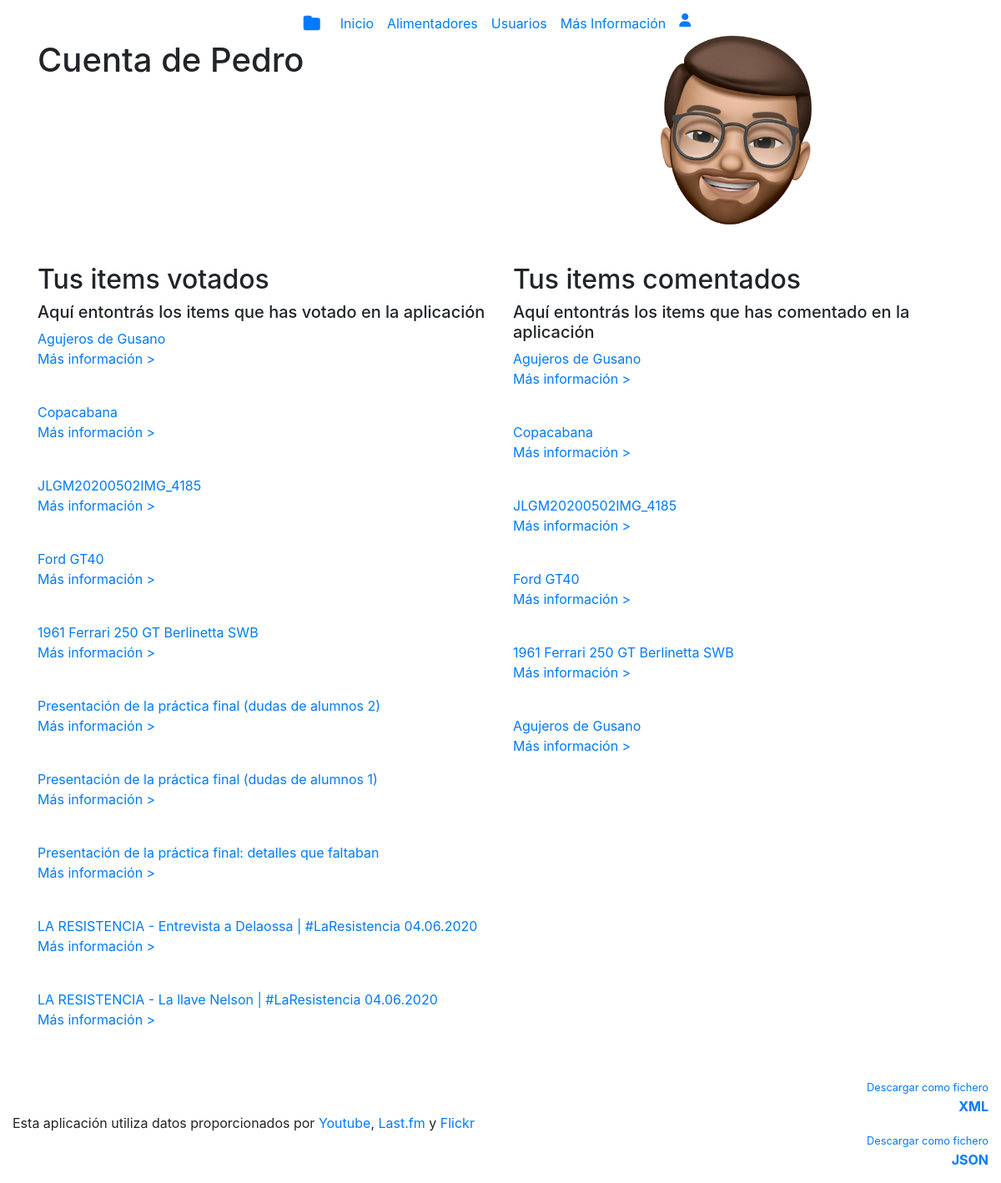
Screenshot of /MisCosas/user/Pedro with the database file from the repository.
### MisCosas/models.py (models this page shows, shortened)
class Users(models.Model):
    username = models.CharField(max_length=64, default="")
    email = models.EmailField(max_length=64, default="")
    password = models.CharField(max_length=64, default="")
    image = models.ImageField(upload_to='Users', null=True, default="")
    tamañoletra = models.CharField(max_length=64, default="")
    estilo = models.CharField(max_length=64, default="")

class Voto(models.Model):
    usuario = models.ForeignKey(Users, on_delete=models.CASCADE)
    item = models.ForeignKey(Item, on_delete=models.CASCADE)
    estado = models.CharField(max_length=64, default="")

class Item(models.Model):
    nombre = models.CharField(max_length=64, default="")
    enlace = models.CharField(max_length=64, default="yo ")
    itemId = models.CharField(max_length=64, default="")
    fotoItem = models.CharField(max_length=64, default="")
    descripcion = models.TextField(blank=False, default="")
    votosPositivos = models.IntegerField(default=0)
    votosNegativos = models.IntegerField(default=0)
    votosTotales = models.IntegerField(default=0)
    alimentador = models.ForeignKey(Alimentador, null=True, on_delete=models.CASCADE)
    def __str__(self):
        return self.nombre

class Comentario(models.Model):
    usuario = models.ForeignKey(Users, on_delete=models.CASCADE)
    fecha = models.DateTimeField(default=timezone.now)
    cuerpo = models.TextField(blank=False)
    item = models.ForeignKey(Item, on_delete=models.CASCADE)
    imagen = models.ImageField(upload_to='Comments', null=True, default="")

### MisCosas/views.py (the view, shortened to what this page needs)
# urls.py: path('user/<str:llave>',views.user, name='user'),
def user(request, llave):
    users = Users.objects.get(username = llave)
    itemsComentados = Comentario.objects.filter(usuario = users)
    itemsVotados = Voto.objects.filter(usuario=users)
    form = LoginForm()
    form2 = changePhoto()
    context = {'users': users,
               'form': form,
               'itemscomentados': itemsComentados,
                'itemsvotados': itemsVotados,
               'form2':form2}
    if users.username == request.user.username:
        sameuser = True
        context['sameuser'] = sameuser
    if request.method == "GET":
        format = request.GET.get('format')
        if format == 'xml':
            return render(request, 'MisCosas/perfil.xml', context, content_type='text/xml')
        if format == 'json':
            list = [users,*itemsComentados,*itemsVotados]
            lista = serializers.serialize('json', list)
            return HttpResponse(lista, content_type="application/json")
    return render(request, 'MisCosas/perfil.html', context)

### MisCosas/templates/MisCosas/perfil.html (shortened to what this page needs)
{% extends 'MisCosas/base.html' %}
    {% block contenido %}
    <section  id="titulouser" >
        <div class="container">
            <div class="row">
                {%if sameuser%}
                    <div class="col col-sm-6">
                        <h1 class="pt-5">Tu cuenta, {{users.username}}</h1>
                    </div>
                {%else%}
                    <div class="col col-sm-6">
                        <h1 class="pt-5">Cuenta de {{users.username}}</h1>
                    </div>
                {%endif%}
                <div class="col col-sm-6">
                    {%if users.image%}
                        <img class="fotouser pt-3" src="{{users.image.url}}" height="300px">
                    {%else%}
                        <div class="fotouser p-5"><i class="fas fa-user fa-9x"></i></div>
                    {%endif%}
                </div>
            </div>
        </div>
    </section>
    <section>
        <div class="container">
        <div class="row" id="cuerpoperfil">
            <div class="col col-sm-6">
                <h2>Tus items votados</h2>
                <h5>Aquí entontrás los items que has votado en la aplicación</h5>
                {%for item in itemsvotados%}
                <p><a href="{{item.item.enlace}}" id="web">{{item.item}}</a><br>
                <a class="enlaceitem" href="/MisCosas/{{item.item.alimentador.type}}/{{item.item.alimentador.alimentadorId}}/{{item.item.itemId}}">Más información ></a></p>
                <br>
                {%endfor%}
            </div>
            <div class="col col-sm-6">
                <h2>Tus items comentados</h2>
                <h5>Aquí entontrás los items que has comentado en la aplicación</h5>
                {%for item in itemscomentados%}
                <p><a href="{{item.item.enlace}}" id="web">{{item.item}}</a><br>
                <a class="enlaceitem" href="/MisCosas/{{item.item.alimentador.type}}/{{item.item.alimentador.alimentadorId}}/{{item.item.itemId}}">Más información ></a></p>
                <br>
                {%endfor%}
            </div>
        </div>
        </div>
    </section>
    {% endblock %}

### rows the page displays
Users: username "Pedro", image (picture)
Voto: item "Agujeros de Gusano"
Voto: item "Copacabana"
Voto: item "JLGM20200502IMG_4185"
Voto: item "Ford GT40"
Voto: item "1961 Ferrari 250 GT Berlinetta SWB"
Voto: item "Presentación de la práctica final (dudas de alumnos 2)"
Voto: item "Presentación de la práctica final (dudas de alumnos 1)"
Voto: item "Presentación de la práctica final: detalles que faltaban"
Voto: item "LA RESISTENCIA - Entrevista a Delaossa | #LaResistencia 04.06.2020"
Voto: item "LA RESISTENCIA - La llave Nelson | #LaResistencia 04.06.2020"
Comentario: item "Agujeros de Gusano"
Comentario: item "Copacabana"
Comentario: item "JLGM20200502IMG_4185"
Comentario: item "Ford GT40"
Comentario: item "1961 Ferrari 250 GT Berlinetta SWB"
Comentario: item "Agujeros de Gusano"
